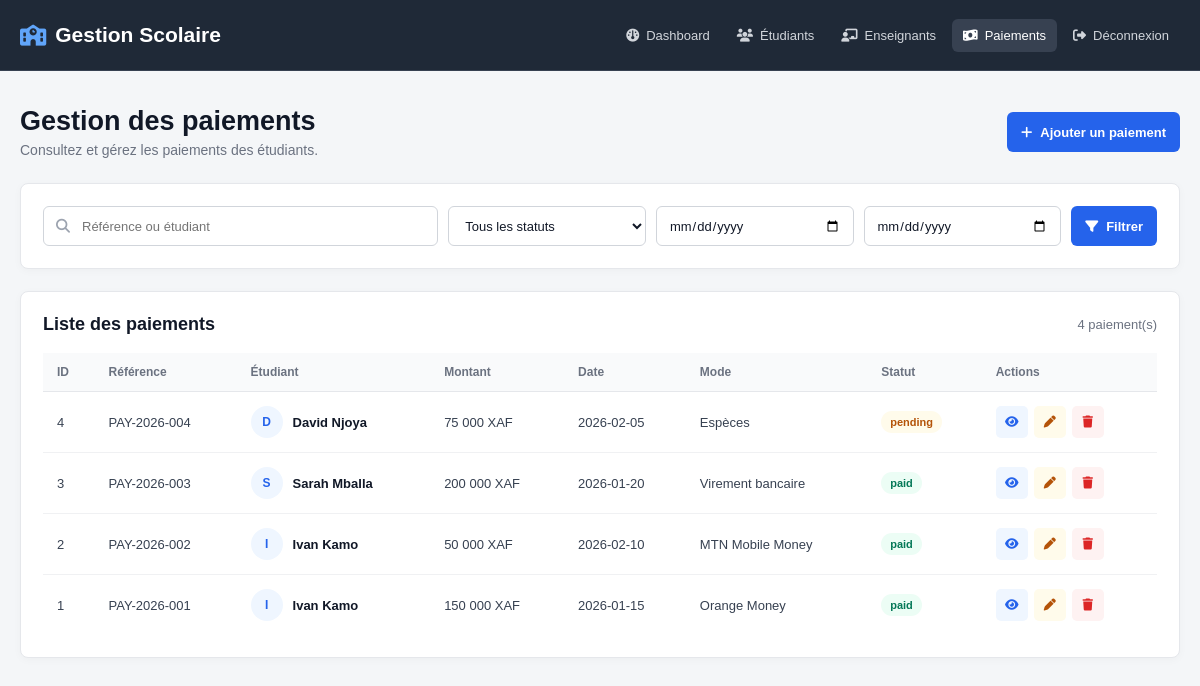
The app's page /payments (signed in) with its own data.
### tables this page shows
CREATE TABLE payments (
    id INT UNSIGNED AUTO_INCREMENT PRIMARY KEY,
    reference VARCHAR(100) NOT NULL UNIQUE,
    student_id INT UNSIGNED NOT NULL,
    amount DECIMAL(10, 2) NOT NULL,
    payment_date DATE NOT NULL,
    payment_method VARCHAR(100) NOT NULL,
    status VARCHAR(50) NOT NULL DEFAULT 'pending',
    comment TEXT,
    created_at TIMESTAMP DEFAULT CURRENT_TIMESTAMP,
    CONSTRAINT fk_payments_student
        FOREIGN KEY (student_id)
        REFERENCES students(id)
        ON DELETE CASCADE
        ON UPDATE CASCADE
);

CREATE TABLE students (
    id INT UNSIGNED AUTO_INCREMENT PRIMARY KEY,
    first_name VARCHAR(100) NOT NULL,
    last_name VARCHAR(100) NOT NULL,
    email VARCHAR(150) NOT NULL UNIQUE,
    phone VARCHAR(30),
    birth_date DATE,
    address VARCHAR(255),
    formation VARCHAR(150) NOT NULL,
    registration_date DATE NOT NULL,
    status VARCHAR(50) NOT NULL DEFAULT 'active',
    created_at TIMESTAMP DEFAULT CURRENT_TIMESTAMP
);

### controllers/PaymentController.php (called while the page is built, shortened)
<?php
require_once __DIR__ . '/../models/Payment.php';
class PaymentController
{
    private Payment $paymentModel;
    public function __construct(PDO $pdo)
    {
        $this->paymentModel = new Payment($pdo);
    }
public function index(): void
{
    $search = trim($_GET['search'] ?? '');
    $status = $_GET['status'] ?? '';
    $dateStart = $_GET['date_start'] ?? '';
    $dateEnd = $_GET['date_end'] ?? '';
    $payments = $this->paymentModel->getAll(
        $search,
        $status,
        $dateStart,
        $dateEnd
    );
    require_once __DIR__ . '/../views/payments/index.php';
}
}

### models/Payment.php (called while the page is built, shortened)
<?php
class Payment
{
    private PDO $pdo;
    public function __construct(PDO $pdo)
    {
        $this->pdo = $pdo;
    }
    public function getAll(
        string $search = '',
        string $status = '',
        string $dateStart = '',
        string $dateEnd = ''
    ): array {
        $sql = "
            SELECT
                payments.*,
                students.first_name,
                students.last_name
            FROM payments
            INNER JOIN students
                ON payments.student_id = students.id
        ";
        $params = [];
        $sql .= " ORDER BY payments.id DESC";
        $stmt = $this->pdo->prepare($sql);
        $stmt->execute($params);
        return $stmt->fetchAll(PDO::FETCH_ASSOC);
    }
}

### views/payments/index.php (the view, shortened to what this page needs)
<!DOCTYPE html>
<html lang="fr">
<head>
    <link rel="stylesheet" href="/css/payments.css">
    <link rel="stylesheet" href="https://cdnjs.cloudflare.com/ajax/libs/font-awesome/6.7.2/css/all.min.css">
</head>
<body>
    <header class="topbar">
        <div class="container topbar-content">
            <h1>
                <i class="fa-solid fa-school"></i>
                Gestion Scolaire
            </h1>
            <nav class="main-nav">
                <a href="/dashboard">
                    <i class="fa-solid fa-gauge"></i>
                    Dashboard
                </a>
                <a href="/students">
                    <i class="fa-solid fa-users"></i>
                    Étudiants
                </a>
                <a href="/teachers">
                    <i class="fa-solid fa-chalkboard-user"></i>
                    Enseignants
                </a>
                <a href="/payments" class="active">
                    <i class="fa-solid fa-money-bill-wave"></i>
                    Paiements
                </a>
                <a href="/logout">
                    <i class="fa-solid fa-right-from-bracket"></i>
                    Déconnexion
                </a>
            </nav>
        </div>
    </header>
    <main class="container page-content">
        <div class="page-header">
            <div>
                <h2>Gestion des paiements</h2>
                <p>
                    Consultez et gérez les paiements des étudiants.
                </p>
            </div>
            <a href="/payments/create" class="btn btn-primary">
                <i class="fa-solid fa-plus"></i>
                Ajouter un paiement
            </a>
        </div>
        <section class="content-card">
            <form method="GET" action="/payments" class="filter-form">
                <div class="search-input">
                    <i class="fa-solid fa-magnifying-glass"></i>
                    <input type="text" name="search" placeholder="Référence ou étudiant"
                        value="<?= htmlspecialchars($search) ?>">
                </div>
                <select name="status">
                    <option value="">Tous les statuts</option>
                </select>
                <input type="date" name="date_start" value="<?= htmlspecialchars($dateStart) ?>">
                <input type="date" name="date_end" value="<?= htmlspecialchars($dateEnd) ?>">
                <button type="submit" class="btn btn-primary">
                    <i class="fa-solid fa-filter"></i>
                    Filtrer
                </button>
            </form>
        </section>
        <section class="content-card">
            <div class="section-header">
                <h3>
                    Liste des paiements
                </h3>
                <span class="result-count">
                    <?= count($payments) ?> paiement(s)
                </span>
            </div>
            <?php if (empty($payments)): ?>
            <div class="empty-state">
                <i class="fa-solid fa-money-bill"></i>
                <p>
                    Aucun paiement trouvé.
                </p>
            </div>
            <?php else: ?>
            <div class="table-wrapper">
                <table>
                    <thead>
                        <tr>
                            <th>ID</th>
                            <th>Référence</th>
                            <th>Étudiant</th>
                            <th>Montant</th>
                            <th>Date</th>
                            <th>Mode</th>
                            <th>Statut</th>
                            <th>Actions</th>
                        </tr>
                    </thead>
                    <tbody>
                        <?php foreach ($payments as $payment): ?>
                        <tr>
                            <td>
                                <?= (int) $payment['id'] ?>
                            </td>
                            <td>
                                <?= htmlspecialchars($payment['reference']) ?>
                            </td>
                            <td>
                                <div class="student-name">
                                    <span class="student-avatar">
                                        <?= strtoupper(substr($payment['first_name'], 0, 1)) ?>
                                    </span>
                                    <strong>
                                        <?= htmlspecialchars(
                                                    $payment['first_name']
                                                    . ' '
                                                    . $payment['last_name']
                                                ) ?>
                                    </strong>
                                </div>
                            </td>
                            <td>
                                <?= number_format($payment['amount'], 0, ',', ' ') ?> XAF
                            </td>
                            <td>
                                <?= htmlspecialchars($payment['payment_date']) ?>
                            </td>
                            <td>
                                <?= htmlspecialchars($payment['payment_method']) ?>
                            </td>
                            <td>
                                <span class="status-badge status-<?= htmlspecialchars($payment['status']) ?>">
                                    <?= htmlspecialchars($payment['status']) ?>
                                </span>
                            </td>
                            <td>
                                <div class="actions">
                                    <a href="/payments/show?id=<?= (int) $payment['id'] ?>"
                                        class="action-btn action-view">
                                        <i class="fa-solid fa-eye"></i>
                                    </a>
                                    <a href="/payments/edit?id=<?= (int) $payment['id'] ?>"
                                        class="action-btn action-edit">
                                        <i class="fa-solid fa-pen"></i>
                                    </a>
                                    <a href="/payments/delete?id=<?= (int) $payment['id'] ?>"
                                        class="action-btn action-delete"
                                        onclick="return confirm('Voulez-vous vraiment supprimer ce paiement ?');">
                                        <i class="fa-solid fa-trash"></i>
                                    </a>
                                </div>
                            </td>
                        </tr>
                        <?php endforeach; ?>
                    </tbody>
                </table>
            </div>
            <?php endif; ?>
        </section>
    </main>
</body>
</html>

### public/css/payments.css (style rules this page uses)
* { box-sizing: border-box; }
html, body { margin: 0; padding: 0; }
body { font-family: Arial, Helvetica, sans-serif; background: #f4f6f8; color: #1f2937; }
a { color: inherit; text-decoration: none; }
.container { width: min(1180px, calc(100% - 40px)); margin: 0 auto; }
.topbar { background: #1f2937; color: #ffffff; border-bottom: 1px solid #374151; }
.topbar-content { min-height: 70px; display: flex; align-items: center; justify-content: space-between; gap: 25px; }
.topbar h1 { display: flex; align-items: center; gap: 9px; margin: 0; font-size: 21px; font-weight: 600; }
.topbar h1 i { color: #60a5fa; }
.main-nav { display: flex; align-items: center; gap: 5px; }
.main-nav a { display: flex; align-items: center; gap: 7px; padding: 9px 11px; border-radius: 6px; color: #d1d5db; font-size: 13px; }
.main-nav a:hover, .main-nav a.active { background: #374151; color: #ffffff; }
.main-nav a i { font-size: 13px; }
.page-content { padding-top: 35px; padding-bottom: 50px; }
.page-header { display: flex; align-items: center; justify-content: space-between; gap: 20px; margin-bottom: 25px; }
.page-header h2 { margin: 0 0 5px; color: #111827; font-size: 27px; }
.page-header p { margin: 0; color: #6b7280; font-size: 14px; }
.btn { min-height: 40px; display: inline-flex; align-items: center; justify-content: center; gap: 8px; padding: 9px 14px; border: none; border-radius: 6px; font-family: inherit; font-size: 13px; font-weight: 600; cursor: pointer; }
.btn-primary { background: #2563eb; color: #ffffff; }
.content-card { margin-bottom: 22px; padding: 22px; background: #ffffff; border: 1px solid #e5e7eb; border-radius: 8px; box-shadow: 0 2px 8px rgba(15, 23, 42, 0.03); }
.filter-form { display: grid; grid-template-columns: 2fr 1fr 1fr 1fr auto; align-items: center; gap: 10px; }
.search-input { position: relative; }
.search-input i { position: absolute; left: 13px; top: 50%; transform: translateY(-50%); color: #9ca3af; font-size: 14px; }
.search-input input, .filter-form select, .filter-form input[type="date"] { width: 100%; height: 40px; border: 1px solid #d1d5db; border-radius: 6px; background: #ffffff; color: #111827; font-family: inherit; font-size: 13px; outline: none; }
.search-input input { padding: 0 14px 0 38px; }
.filter-form select, .filter-form input[type="date"] { padding: 0 12px; }
.section-header { display: flex; align-items: center; justify-content: space-between; gap: 15px; margin-bottom: 18px; }
.section-header h3 { margin: 0; color: #111827; font-size: 18px; }
.result-count { color: #6b7280; font-size: 13px; }
.table-wrapper { width: 100%; overflow-x: auto; }
table { width: 100%; border-collapse: collapse; font-size: 13px; }
thead { background: #f9fafb; }
th { padding: 12px 14px; border-bottom: 1px solid #e5e7eb; color: #6b7280; font-size: 12px; font-weight: 700; text-align: left; white-space: nowrap; }
td { padding: 14px; border-bottom: 1px solid #f0f1f3; color: #374151; vertical-align: middle; }
tbody tr:last-child td { border-bottom: none; }
.student-name { display: flex; align-items: center; gap: 10px; white-space: nowrap; }
.student-name strong { color: #111827; font-weight: 600; }
.student-avatar { width: 32px; height: 32px; display: flex; align-items: center; justify-content: center; flex-shrink: 0; border-radius: 50%; background: #eff6ff; color: #2563eb; font-size: 12px; font-weight: 700; }
.status-badge { display: inline-flex; align-items: center; justify-content: center; padding: 5px 9px; border-radius: 20px; font-size: 11px; font-weight: 600; white-space: nowrap; }
.status-paid { background: #ecfdf5; color: #047857; }
.status-pending { background: #fffbeb; color: #b45309; }
.actions { display: flex; align-items: center; gap: 6px; }
.action-btn { width: 32px; height: 32px; display: flex; align-items: center; justify-content: center; border-radius: 5px; font-size: 12px; }
.action-view { background: #eff6ff; color: #2563eb; }
.action-edit { background: #fffbeb; color: #b45309; }
.action-delete { background: #fef2f2; color: #dc2626; }

### records on screen
payments: id "4", reference "PAY-2026-004", student.first_name "D", student.last_name "David Njoya", amount "75 000", payment_date "2026-02-05", payment_method "Espèces", status "pending"
payments: id "3", reference "PAY-2026-003", student.first_name "S", student.last_name "Sarah Mballa", amount "200 000", payment_date "2026-01-20", payment_method "Virement bancaire", status "paid"
payments: id "2", reference "PAY-2026-002", student.first_name "I", student.last_name "Ivan Kamo", amount "50 000", payment_date "2026-02-10", payment_method "MTN Mobile Money", status "paid"
payments: id "1", reference "PAY-2026-001", student.first_name "I", student.last_name "Ivan Kamo", amount "150 000", payment_date "2026-01-15", payment_method "Orange Money", status "paid"

### other values on screen
count($payments) "4"
